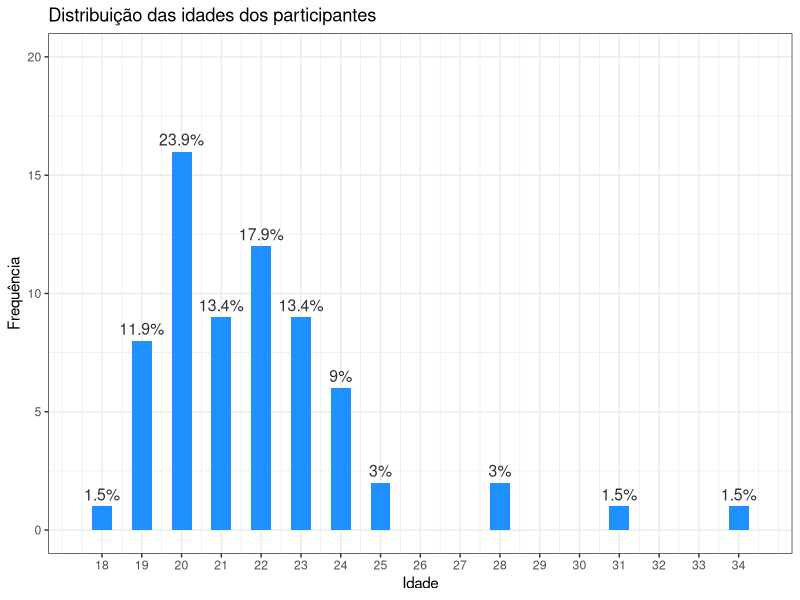
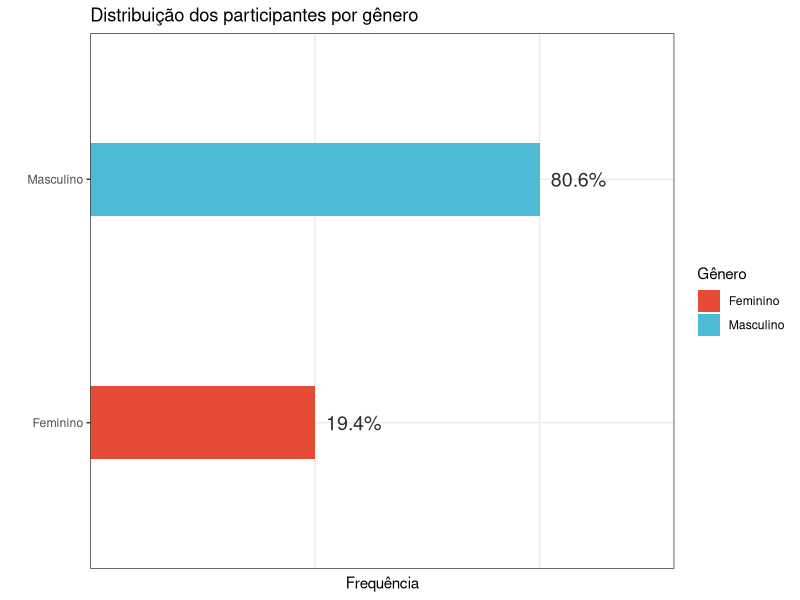
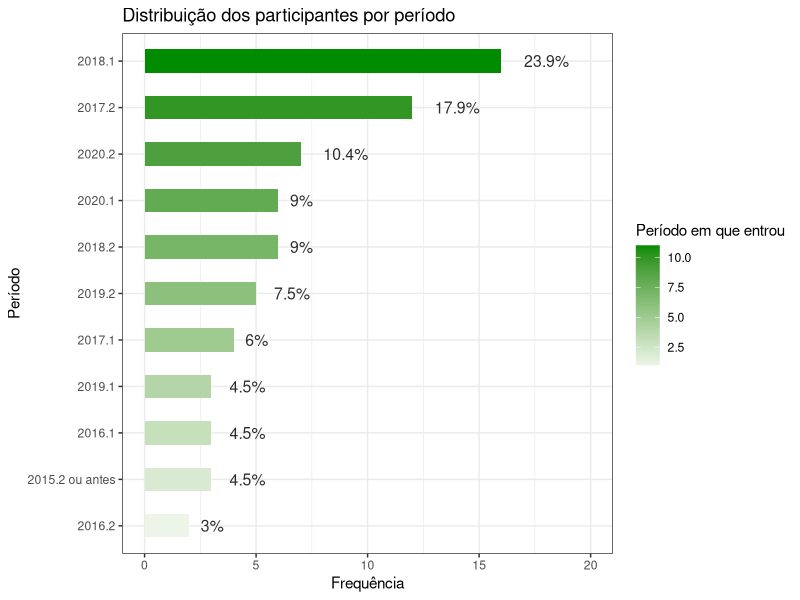
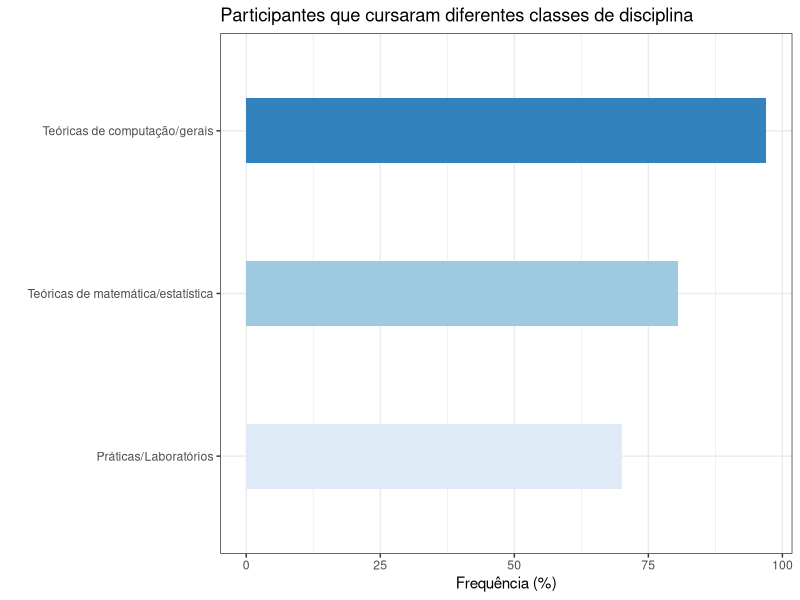
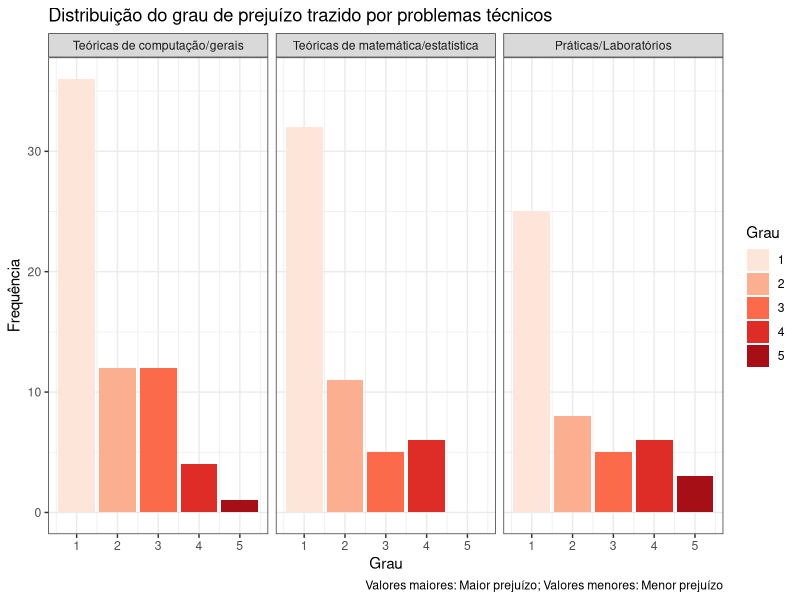
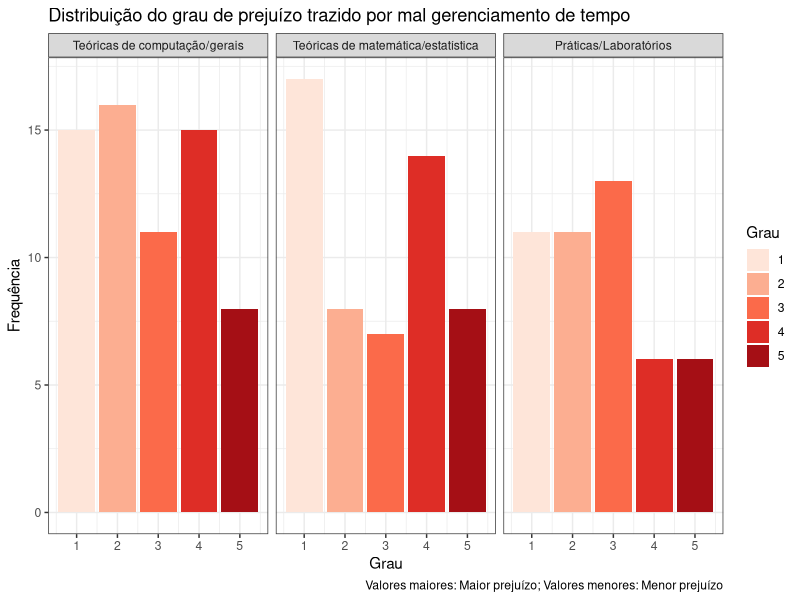
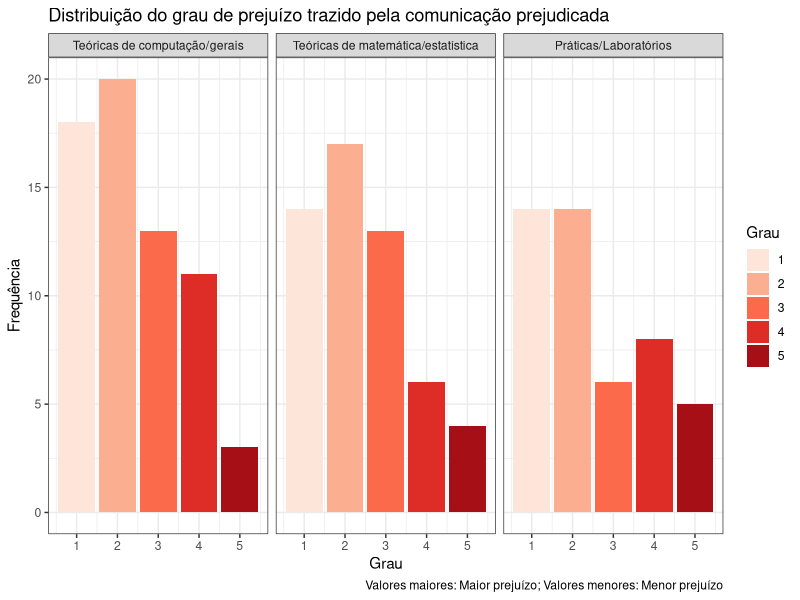
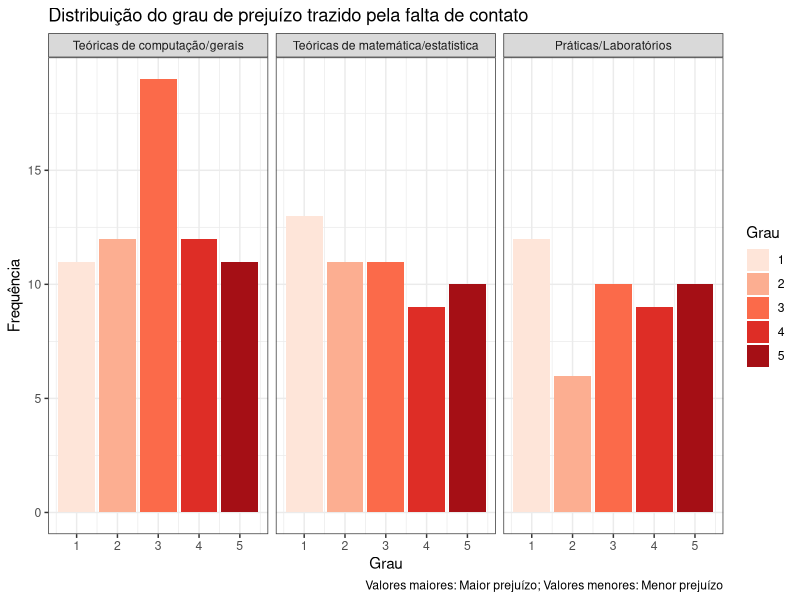

Source code (R) for these figures, in order:
## ---- chunk 1
library(tidyverse)
library(here)
library(kableExtra)
library(ggsci)

theme_set(theme_bw())
## ---- chunk 2
survey = read_csv(
    here("data/modified_survey.csv")
)

survey$disciplinas = as.factor(survey$disciplinas)
survey$periodo = as.factor(survey$periodo)
## ---- chunk 3
tot <- survey %>%
            select(data_hora, idade) %>%
            distinct %>%
            count %>%
            pull(n)

survey %>%
    select(data_hora, idade) %>%
    distinct %>%
    group_by(idade) %>%
    summarise(freq_abs = n(), freq = paste(round(n() / tot * 100, 1), "%", sep = "")) %>%
    ggplot(aes(x = idade, y = freq_abs)) +
    geom_col(fill = "dodgerblue", width = 0.5, position = position_dodge(1)) +
    geom_text(aes(label=freq), vjust=-0.5, color="gray18", position = position_dodge(1), size=4) +
    scale_x_continuous(breaks = 18:34) +
    scale_y_continuous(limits = c(0, 20)) +
    labs(
        x = "Idade",
        y = "Frequência",
        title = "Distribuição das idades dos participantes"
    )
## ---- chunk 4
survey %>%
    select(data_hora, idade) %>%
    distinct %>%
    summarise("Média: " = round(mean(idade), 2), 
              "Mediana: " = median(idade), 
              "Desvio padrão: " = round(sd(idade), 2), 
              "90th percentil: " = quantile(idade, 0.9)) %>%
     kable(align = "cccc", caption = "Estatísticas da idade dos participantes.") %>%
        kable_material(full_width = FALSE, position = "center", font_size = 16)
## ---- chunk 5
tot <- survey %>%
            select(data_hora, genero) %>%
            distinct %>%
            count %>%
            pull(n)

survey %>%
    select(data_hora, genero) %>%
    distinct %>%
    group_by(genero) %>%
    summarise(freq = paste(round(n() / tot * 100, 1), "%", sep = "")) %>%
    ggplot(aes(x = genero, y = freq)) +
    geom_col(aes(fill = genero), width = 0.3) +
    geom_text(aes(label=freq), hjust = -0.2, color="gray18", size=5) +
    labs(
        x = "",
        y = "Frequência",
        title = "Distribuição dos participantes por gênero",
        fill = "Gênero"
    ) +
    scale_fill_npg() +
    theme(axis.text.x = element_blank(),
          axis.ticks.x = element_blank()) +
    coord_flip()
## ---- chunk 6
survey %>%
    select(data_hora, periodo) %>%
    distinct %>%
    group_by(periodo) %>%
    summarise(freq_abs = n(), freq = paste(round(n() / tot * 100, 1), "%", sep = "")) %>%
    ggplot(aes(x = reorder(periodo, freq_abs), y = freq_abs)) +
    geom_col(aes(fill = as.numeric(reorder(periodo, freq_abs))), width = 0.5, position = position_dodge(1)) +
    geom_text(aes(label=freq), hjust = -0.5, color="gray18", position = position_dodge(1), size=4) +
    labs(
        x = "Período",
        y = "Frequência",
        title = "Distribuição dos participantes por período",
        fill = "Período em que entrou"
    ) +
    scale_y_continuous(limits = c(0, 20)) +
    scale_fill_gradient2(low = "gray", high = "green4") +
    coord_flip()
## ---- chunk 7
survey %>%
    summarise("Teóricas de computação/gerais" = mean(comp_cursadas), 
              "Teóricas de matemática/estatística" = mean(mat_cursadas), 
              "Práticas/Laboratórios" = mean(prat_cursadas)) %>%
    pivot_longer(c("Teóricas de computação/gerais", 
                   "Teóricas de matemática/estatística", 
                   "Práticas/Laboratórios"), names_to = "disciplinas", values_to = "freq") %>%
    ggplot(aes(x = reorder(disciplinas, freq), y = freq * 100)) +
        geom_col(aes(fill = reorder(disciplinas, freq)), width = 0.4, position = position_dodge(1)) +
        coord_flip() +
        theme(legend.position = "none")  +
        labs(
            y = "Frequência (%)",
            x = "",
            title = "Participantes que cursaram diferentes classes de disciplina"
        ) +
        scale_fill_brewer(palette = "Blues")
## ---- chunk 8


# Counting the ratings of a certain aspect
rating_count_info <- function(df, aspect = "prob_tec", disc = "comp") {
    df %>%
        filter(aspecto == aspect, 
               disciplinas == disc) %>%
        group_by(avaliacao) %>%
        summarise(count = n(),
                  disciplinas, .groups = "drop") %>%
    unique
}

aspect_distribution <- function(df, aspect = "prob_tec", dir = 1, pal = "Reds", ...) {
    
    # It gets the the ratings counts for the people that have or are taking the disciplines
    total <- rbind(
        rating_count_info(df %>% filter(mat_cursadas == 1), aspect, "mat"),
        rating_count_info(df %>% filter(comp_cursadas == 1), aspect, "comp"),
        rating_count_info(df %>% filter(prat_cursadas == 1), aspect, "prat")
    )
    
    levels(total$disciplinas) <- c("Teóricas de computação/gerais", "Teóricas de matemática/estatística", "Práticas/Laboratórios")
    
    total %>%
        ggplot(aes(x = avaliacao, y = count)) +
            geom_col(aes(fill = as.character(avaliacao))) +
            scale_fill_brewer(palette = pal, direction = dir) +
            facet_wrap(~disciplinas) +
            labs(
                y = "Frequência",
                x = "Grau",
                fill = "Grau",
                ...
            )
}

rating_summarise <- function(df, aspect = "prob_tec", disc = "comp") {
    df %>%
        filter(aspecto == aspect,
               disciplinas == disc) %>%
        summarise(disciplinas,
                  "Média" = round(mean(avaliacao), 2), 
                  "Mediana" = median(avaliacao), 
                  "Desvio padrão" = round(sd(avaliacao), 2), 
                  "90th percentil" = quantile(avaliacao, 0.9), 
                  .groups = "drop") %>%
        rename("Disciplinas" = disciplinas) %>%
        unique
}

aspect_stats <- function(df, aspect) {
    
    total <- rbind(
        rating_summarise(df %>% filter(mat_cursadas == 1), aspect, "mat"),
        rating_summarise(df %>% filter(comp_cursadas == 1), aspect, "comp"),
        rating_summarise(df %>% filter(prat_cursadas == 1), aspect, "prat")
    )
    
    levels(total$Disciplinas) <- c("Teóricas de computação/gerais", "Teóricas de matemática/estatística", "Práticas/Laboratórios")
    
    total %>%
        kable(align = "lcccc", caption = "Estatísticas do aspecto") %>%
            kable_material(full_width = FALSE, position = "center", font_size = 14)
}
## ---- chunk 9
aspect_distribution(survey, title = "Distribuição do grau de prejuízo trazido por problemas técnicos",
                    caption = "Valores maiores: Maior prejuízo; Valores menores: Menor prejuízo")
## ---- chunk 10
aspect_stats(survey, "prob_tec")
## ---- chunk 11
aspect_distribution(survey, aspect = "prob_ger_temp", 
                    title = "Distribuição do grau de prejuízo trazido por mal gerenciamento de tempo",
                    caption = "Valores maiores: Maior prejuízo; Valores menores: Menor prejuízo")
## ---- chunk 12
aspect_stats(survey, "prob_ger_temp")
## ---- chunk 13
aspect_distribution(survey, aspect = "comunic_prej", 
                    title = "Distribuição do grau de prejuízo trazido pela comunicação prejudicada",
                    caption = "Valores maiores: Maior prejuízo; Valores menores: Menor prejuízo")
## ---- chunk 14
aspect_stats(survey, "comunic_prej")
## ---- chunk 15
aspect_distribution(survey, aspect = "falta_contato", title = "Distribuição do grau de prejuízo trazido pela falta de contato",
                    caption = "Valores maiores: Maior prejuízo; Valores menores: Menor prejuízo")
## ---- chunk 16
aspect_stats(survey, "falta_contato")
## ---- chunk 17
aspect_distribution(survey, aspect = "amb_nao_prod", title = "Distribuição do grau de prejuízo trazido pelo ambiente não produtivo",
                    caption = "Valores maiores: Maior prejuízo; Valores menores: Menor prejuízo")
## ---- chunk 18
aspect_stats(survey, "amb_nao_prod")
## ---- chunk 19
aspect_distribution(survey, aspect = "flex_horario", dir = 1, pal = "Blues",
                    title = "Distribuição do grau de ajuda trazido pelo horário flexível",
                    caption = "Valores maiores: Maior ajuda; Valores menores: Menor ajuda")
## ---- chunk 20
aspect_stats(survey, "flex_horario")
## ---- chunk 21
aspect_distribution(survey, aspect = "estrut_clara", dir = 1, pal = "Blues",
                    title = "Distribuição do grau de ajuda trazido pela estrutura clara",
                    caption = "Valores maiores: Maior ajuda; Valores menores: Menor ajuda")
## ---- chunk 22
aspect_stats(survey, "estrut_clara")
## ---- chunk 23
aspect_distribution(survey, aspect = "ritmo_proprio", dir = 1, pal = "Blues",
                    title = "Distribuição do grau de ajuda trazido pelo ritmo próprio",
                    caption = "Valores maiores: Maior ajuda; Valores menores: Menor ajuda")
## ---- chunk 24
aspect_stats(survey, "ritmo_proprio")
## ---- chunk 25
survey %>%
    select(data_hora, indice_aprendizado, genero) %>%
    distinct %>%
    group_by(genero) %>%
    ggplot(aes(x = indice_aprendizado)) +
    geom_density(aes(fill = genero, color = genero), alpha = 0.4) +
    scale_x_continuous(breaks = 1:10) +
    guides(color = FALSE) +
    labs(
        title = "Grau de aprendizagem percebido pelos estudantes",
        caption = "Valores menores indicam pouco aprendizado percebido e vice-versa",
        x = "Aprendizado percebido",
        y = "Densidade",
        fill = "Gênero"
    ) +
    scale_fill_npg()
## ---- chunk 26
survey %>%
    select(data_hora, idade, periodo, indice_aprendizado, genero) %>%
    distinct %>%
    group_by(genero) %>%
    summarise("Período" = cor(as.numeric(periodo), indice_aprendizado, method = "spearman"),
              "Idade" = cor(idade, indice_aprendizado, method = "spearman")) %>%
    kable() %>%
        kable_material(full_width = FALSE, position = "center", font_size = 14) %>%
        add_header_above(header = c("Correlações de Spearman da idade e período com o aprendizado - por gênero" = 3))
## ---- chunk 27
corr <- function(df, aspect = "dificuldade", classe_disc = "comp") { 
    tot <- df %>% 
            filter(tipo == aspect, 
                   disciplinas == classe_disc) %>% 
            select(data_hora, avaliacao, indice_aprendizado, genero) %>% 
            group_by(genero) %>%
            summarise(cor_pearson = cor(avaliacao, indice_aprendizado), 
                      cor_spearman = cor(avaliacao, indice_aprendizado, method = "spearman"),
                      cor_kendall = cor(avaliacao, indice_aprendizado, method = "kendall"))
    cbind(data.frame(disc = rep(classe_disc, 2), tipo = rep(aspect, 2)), tot)
}

# Dificuldades
correlacoes_discs <- rbind(
    corr(survey %>% filter(comp_cursadas == 1)),
    corr(survey %>% filter(mat_cursadas == 1), classe_disc = "mat"),
    corr(survey %>% filter(prat_cursadas == 1), classe_disc = "prat")
)

correlacoes_discs$disc <- as.factor(correlacoes_discs$disc)
    
levels(correlacoes_discs$disc) <- c("Teóricas de computação/gerais", "Teóricas de matemática/estatística", "Práticas/Laboratórios")

correlacoes_discs %>%
    rename("Gênero" = genero, "Correlação de Pearson" = cor_pearson, "Correlação de Spearman" = cor_spearman, 
           "Correlação de Kendall" = cor_kendall, "Classe das disciplinas" = disc) %>%
    select(-tipo) %>%
    kable() %>%
        kable_material(full_width = FALSE, position = "center", font_size = 14) %>%
        add_header_above(header = c("Correlações das dificuldades com o aprendizado - por classe de disciplinas e gênero" = 5))
## ---- chunk 28
# Retorna dados sumarizados dos respondentes para uma classe de disciplinas
summarise_group_info <- function(df, kind = "dificuldade", classe_disciplinas = "comp") {
    df %>%
        filter(tipo == kind, 
               disciplinas == classe_disciplinas) %>%
        group_by(aspecto) %>%
        summarise(media = mean(avaliacao), 
                  mediana = median(avaliacao), 
                  sd = sd(avaliacao), 
                  n = n(), 
                  se = sd / sqrt(n), 
                  ic = se * qt((1-0.05) / 2 + .5, n - 1), 
                  disciplinas, .groups = "drop") %>%
        unique
} 

# Summaries for the difficulties
comp_summary_d <- summarise_group_info(survey %>% filter(comp_cursadas == 1))
mat_summary_d <- summarise_group_info(survey %>% filter(mat_cursadas == 1), classe_disciplinas = "mat")
prat_summary_d <- summarise_group_info(survey %>% filter(prat_cursadas == 1), classe_disciplinas = "prat")

total_d <- rbind(comp_summary_d, mat_summary_d, prat_summary_d)

# Summaries for the positives
comp_summary_p <- summarise_group_info(survey %>% filter(comp_cursadas == 1), kind = "positivo")
mat_summary_p <- summarise_group_info(survey %>% filter(mat_cursadas == 1), classe_disciplinas = "mat", kind = "positivo")
prat_summary_p <- summarise_group_info(survey %>% filter(prat_cursadas == 1), classe_disciplinas = "prat", kind = "positivo")

total_p <- rbind(comp_summary_p, mat_summary_p, prat_summary_p)

levels(total_d$disciplinas) <- c("Teóricas de computação/gerais", "Teóricas de matemática/estatística", "Práticas/Laboratórios")
levels(total_p$disciplinas) <- c("Teóricas de computação/gerais", "Teóricas de matemática/estatística", "Práticas/Laboratórios")
## ---- chunk 29
total_d %>%
        ggplot(aes(x = reorder(aspecto, media), y = media, group = aspecto)) +
        geom_bar(aes(fill = aspecto), width = 0.4, color = "white", alpha = 0.7, stat="identity", position = position_dodge()) +
        facet_wrap(~disciplinas) +
        geom_errorbar(aes(x=aspecto, ymin=media-ic, ymax=media+ic), width=0.1, colour="black", alpha=0.7, size=0.5) +
        geom_hline(aes(yintercept = 3), lty = "dashed", color = "black", alpha = 0.4, size = 0.6) +
        scale_y_discrete(limits = factor(c(1, 2, 3, 4, 5))) +
        scale_x_discrete(labels = rev(c("Ambiente não produtivo", "Falta de contato", 
                                        "Gerenciamento de tempo", "Comunicação prejudicada", 
                                        "Problemas técnicos"))) +
        theme(legend.position = "none") +  
        coord_flip() +
        labs(
            y = "Média de avaliação",
            caption = "Valores menores = prejudicaram pouco, Valores maiores = prejudicaram muito",
            x = "",
            title = "Avaliações das dificuldades por classe de disciplinas",
            subtitle = "Média acompanhada de intervalo de confiança (95%)"
        ) +
        scale_fill_aaas()
## ---- chunk 30
total_p %>%
        ggplot(aes(x = reorder(aspecto, media), y = media, group = aspecto)) +
        geom_bar(aes(fill = aspecto), width = 0.3, color = "white", alpha = 0.7, stat="identity", position = position_dodge()) +
        facet_wrap(~disciplinas) +
        geom_errorbar(aes(x=aspecto, ymin=media-ic, ymax=media+ic), width=0.1, colour="black", alpha=0.7, size=0.5) +
        geom_hline(aes(yintercept = 3), lty = "dashed", color = "black", alpha = 0.4, size = 0.6) +
        scale_y_discrete(limits = factor(c(1, 2, 3, 4, 5))) +
        scale_x_discrete(labels = rev(c("Horário flexível", 
                                        "Aprendizado no seu ritmo", 
                                        "Estrutura/cronograma claro"))) +
        theme(legend.position = "none") +  
        coord_flip() +
        labs(
            y = "Média de avaliação",
            caption = "Valores menores = ajudaram pouco, Valores maiores = ajudaram muito",
            x = "",
            title = "Avaliações dos pontos positivos por classe de disciplinas",
            subtitle = "Média acompanhada de intervalo de confiança (95%)"
        ) +
        scale_fill_npg()
## ---- chunk 31
survey %>%
    select(data_hora, indice_aprendizado, genero) %>%
    distinct %>%
    group_by(genero) %>%
    summarise(
        media = mean(indice_aprendizado), 
        sd = sd(indice_aprendizado), 
        n = n(), 
        se = sd / sqrt(n), 
        ic = se * qt((1-0.05) / 2 + .5, n - 1)
    ) %>%
    ggplot(aes(x = genero, y = media)) +
    geom_point(aes(color = genero), size = 2.5) +
    geom_errorbar(aes(x=genero, color = genero, ymin=media-ic, ymax=media+ic), width=0.1, size=0.9) +
    coord_flip() +
    geom_hline(aes(yintercept = 5.5), lty = "dashed", color = "darkgray") +
    scale_y_continuous(limits=c(1, 10), breaks = 1:10) +
    labs(
        x = "Gênero",
        y = "Aprendizado percebido",
        color = "Gênero",
        title = "Aprendizado percebido",
        subtitle = "Média acompanhada de intervalo de confiança (95%)"
    )
